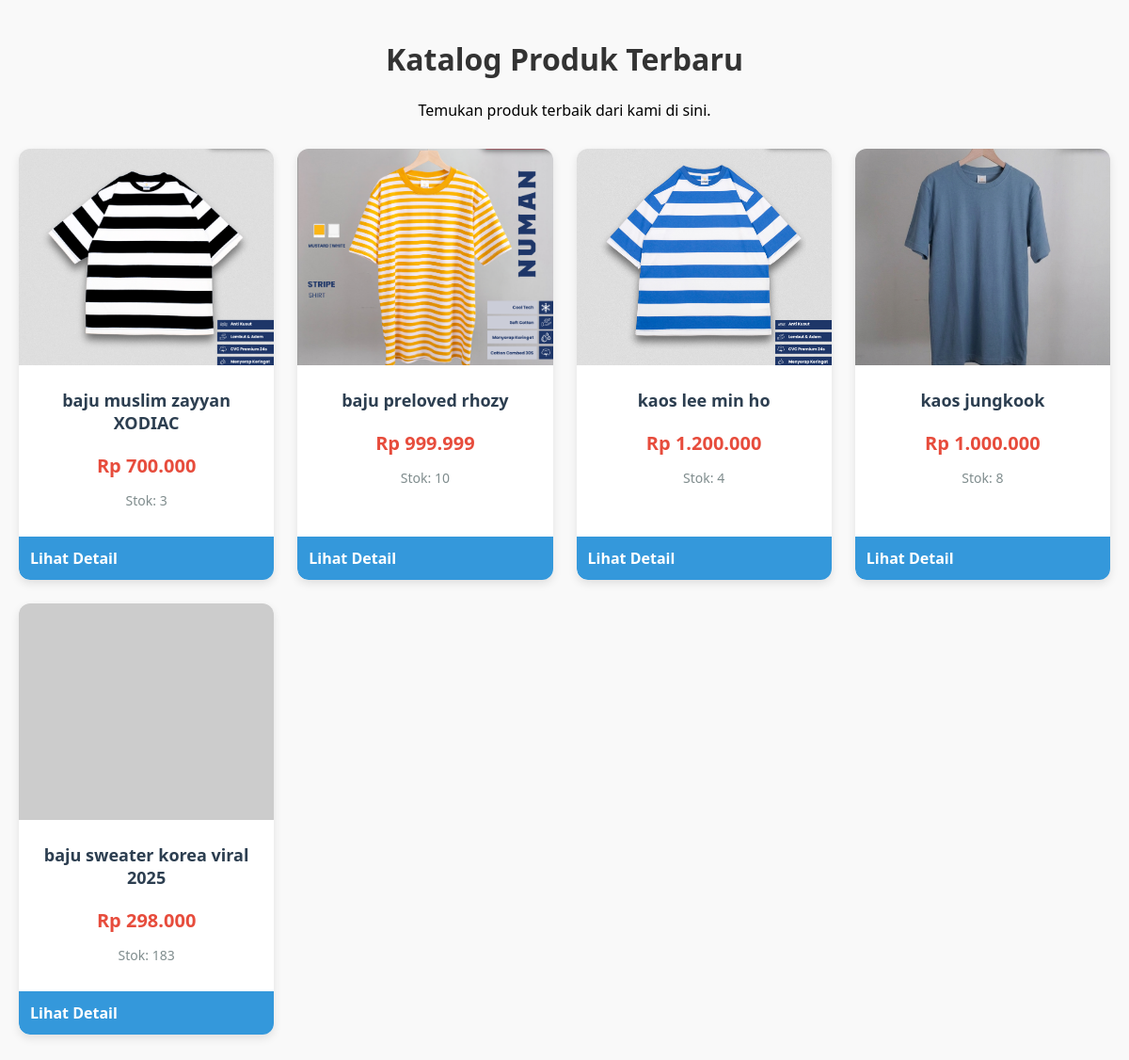
The app's page /daftar_produk.php with its own data.
### tables this page shows
CREATE TABLE `produk` (
  `id_produk` int(11) NOT NULL,
  `nama_produk` varchar(255) NOT NULL,
  `deskripsi` text NOT NULL,
  `harga` int(11) NOT NULL,
  `stok` int(11) NOT NULL,
  `gambar` varchar(255) NOT NULL
);

### daftar_produk.php (the view, shortened to what this page needs)
<?php
include 'koneksi.php';
$query = "SELECT * FROM produk ORDER BY id_produk DESC";
$result = mysqli_query($koneksi, $query);
?>
<!DOCTYPE html>
<html lang="id">
<head>
</head>
<body>
    <h1>Katalog Produk Terbaru</h1>
    <p style="text-align: center;">Temukan produk terbaik dari kami di sini.</p>
    <div class="product-grid">
        <?php
        if (mysqli_num_rows($result) > 0) {
            while($row = mysqli_fetch_assoc($result)) {
                $nama_file = $row['gambar'];
                $path_fisik = "img/" . $nama_file;
                if (empty($nama_file) || !file_exists($path_fisik)) {
                    $url_gambar = "https://via.placeholder.com/300x230?text=Gambar+Kosong";
                } else {
                    $url_gambar = "img/" . rawurlencode($nama_file);
                }
        ?>
            <div class="product-card">
                <img src="<?php echo $url_gambar; ?>" alt="<?php echo htmlspecialchars($row['nama_produk']); ?>">
                <div class="product-info">
                    <h3><?php echo htmlspecialchars($row['nama_produk']); ?></h3>
                    <p class="price">Rp <?php echo number_format($row['harga'], 0, ',', '.'); ?></p>
                    <p style="color: #7f8c8d; font-size: 14px;">Stok: <?php echo $row['stok']; ?></p>
                </div>
                <a href="detail_produk.php?id=<?php echo $row['id_produk']; ?>" class="btn-detail">
                    Lihat Detail
                </a>
            </div>
        <?php
            }
        } else {
            echo "<p style='text-align:center;'>Belum ada produk.</p>";
        }
        ?>
    </div>
</body>
</html>

### daftar_produk.php (style rules this page uses)
body { font-family: 'Segoe UI', Arial, sans-serif; background-color: #f9f9f9; margin: 0; padding: 20px; }
h1 { text-align: center; color: #333; }
.product-grid { display: grid; grid-template-columns: repeat(auto-fill, minmax(250px, 1fr)); gap: 25px; max-width: 1200px; margin: 30px auto; }
.product-card { background: #fff; border-radius: 12px; box-shadow: 0 4px 10px rgba(0,0,0,0.1); overflow: hidden; display: flex; flex-direction: column; transition: transform 0.2s; }
.product-card img { width: 100%; height: 230px; object-fit: cover; }
.product-info { padding: 15px; text-align: center; flex-grow: 1; }
.product-info h3 { margin: 10px 0; font-size: 18px; color: #2c3e50; }
.price { font-size: 20px; color: #e74c3c; font-weight: bold; margin-bottom: 10px; }
.btn-detail { display: block; width: 100%; padding: 12px; background-color: #3498db; color: white; text-decoration: none; border-radius: 0 0 12px 12px; font-weight: bold; border: none; cursor: pointer; }

### records on screen
produk: gambar (picture), nama_produk "baju muslim zayyan XODIAC", harga "700.000", stok "3"
produk: gambar (picture), nama_produk "baju preloved rhozy", harga "999.999", stok "10"
produk: gambar (picture), nama_produk "kaos lee min ho", harga "1.200.000", stok "4"
produk: gambar (picture), nama_produk "kaos jungkook", harga "1.000.000", stok "8"
produk: nama_produk "baju sweater korea viral 2025", harga "298.000", stok "183"
